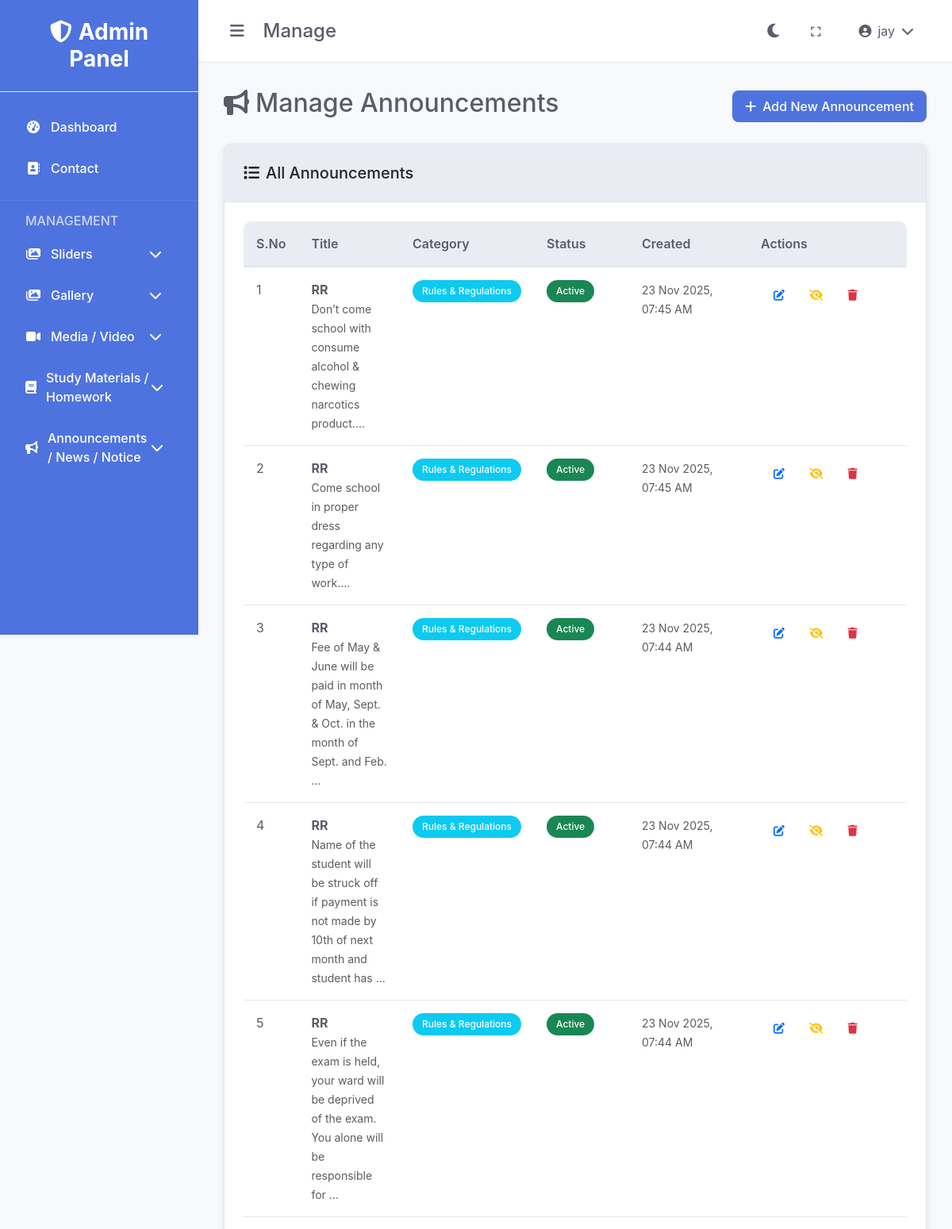
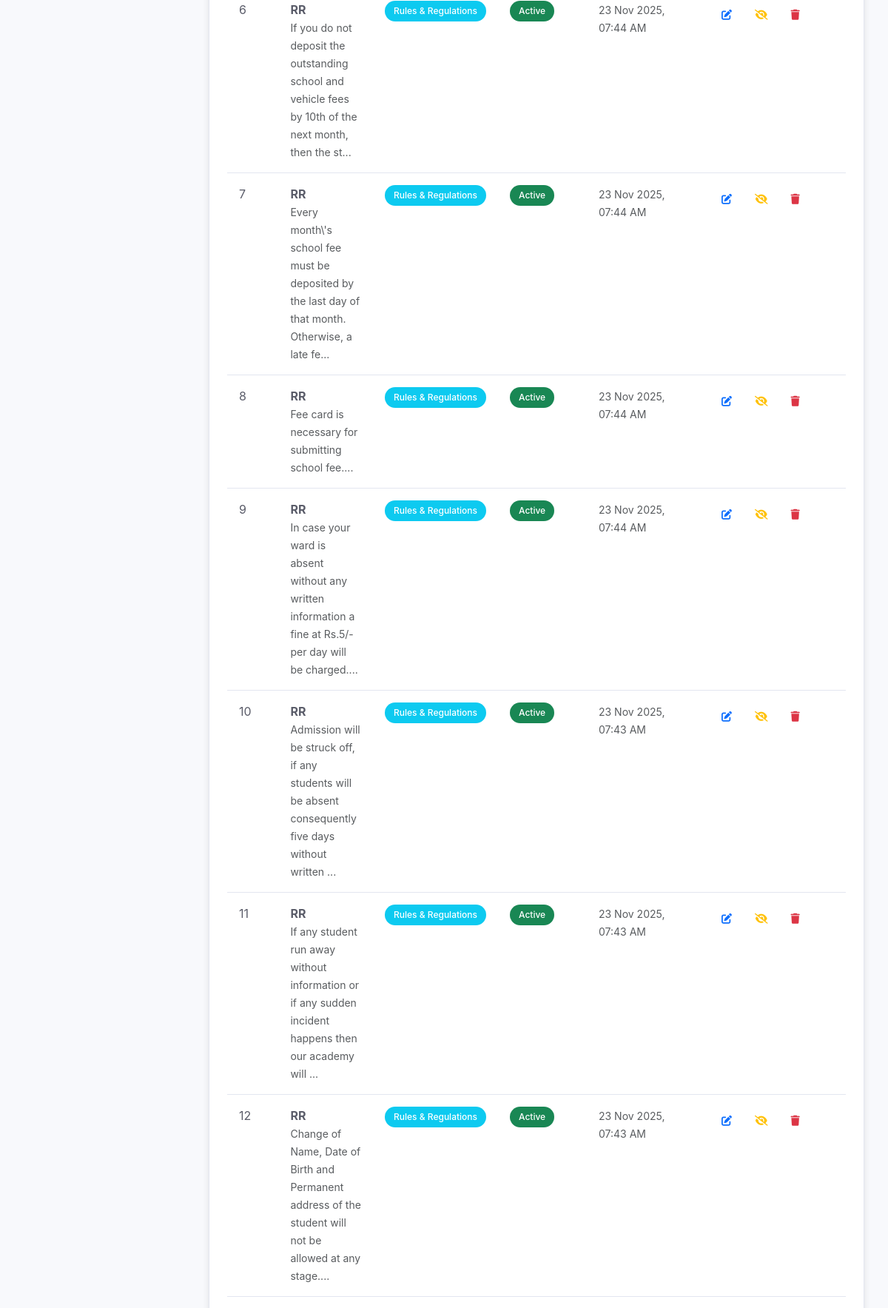
Screenshot of /announcements/manage.php (signed in, upper part) with the database file from the repository (2 pictures, top to bottom).
### tables this page shows
CREATE TABLE IF NOT EXISTS `announcements` (
  `id` int(11) NOT NULL AUTO_INCREMENT,
  `category_id` int(11) DEFAULT NULL,
  `title` varchar(255) NOT NULL,
  `content` text NOT NULL,
  `status` enum('active','inactive') DEFAULT 'active',
  `created_at` timestamp NOT NULL DEFAULT current_timestamp(),
  `updated_at` timestamp NOT NULL DEFAULT current_timestamp() ON UPDATE current_timestamp(),
  PRIMARY KEY (`id`),
  KEY `idx_announcements_category_id` (`category_id`),
  KEY `idx_announcements_status` (`status`)
);

CREATE TABLE IF NOT EXISTS `announcement_categories` (
  `id` int(11) NOT NULL AUTO_INCREMENT,
  `name` varchar(255) NOT NULL,
  `status` enum('active','inactive') DEFAULT 'active',
  `created_at` timestamp NOT NULL DEFAULT current_timestamp(),
  PRIMARY KEY (`id`)
);

### announcements/manage.php (the view, shortened to what this page needs)
<?php
require_once '../config/database.php';
require_once '../includes/functions.php';
$sql = "SELECT a.*, ac.name as category_name FROM announcements a
        LEFT JOIN announcement_categories ac ON a.category_id = ac.id
        ORDER BY a.created_at DESC";
$result = $conn->query($sql);
$announcements = $result->fetch_all(MYSQLI_ASSOC);
?>
<!DOCTYPE html>
<html lang="en">
<head>
    <link href="https://cdn.jsdelivr.net/npm/bootstrap@5.3.0/dist/css/bootstrap.min.css" rel="stylesheet">
    <link href="https://cdnjs.cloudflare.com/ajax/libs/font-awesome/6.4.0/css/all.min.css" rel="stylesheet">
    <link href="<?php echo getAssetUrl('css/style.css'); ?>" rel="stylesheet">
</head>
<body data-theme="light">
    <div class="admin-layout">
        <?php include '../includes/sidebar.php'; ?>
        <div class="main-content">
            <?php include '../includes/header.php'; ?>
            <div class="content">
                <div class="d-flex justify-content-between align-items-center mb-4">
                    <h2><i class="fas fa-bullhorn me-2"></i>Manage Announcements</h2>
                    <a href="add.php" class="btn btn-primary">
                        <i class="fas fa-plus me-2"></i>Add New Announcement
                    </a>
                </div>
                <div class="card">
                    <div class="card-header">
                        <h5 class="mb-0"><i class="fas fa-list me-2"></i>All Announcements</h5>
                    </div>
                    <div class="card-body">
                        <?php if (empty($announcements)): ?>
                            <div class="text-center py-5">
                                <i class="fas fa-bullhorn fa-3x text-muted mb-3"></i>
                                <h5 class="text-muted">No announcements found</h5>
                                <p class="text-muted">Start by adding your first announcement.</p>
                                <a href="add.php" class="btn btn-primary">
                                    <i class="fas fa-plus me-2"></i>Add First Announcement
                                </a>
                            </div>
                        <?php else: ?>
                            <div class="table-responsive">
                                <table class="table table-hover">
                                    <thead>
                                        <tr>
                                            <th width="50">S.No</th>
                                            <th>Title</th>
                                            <th width="120">Category</th>
                                            <th width="120">Status</th>
                                            <th width="150">Created</th>
                                            <th width="200">Actions</th>
                                        </tr>
                                    </thead>
                                    <tbody>
                                        <?php foreach ($announcements as $index => $announcement): ?>
                                            <tr>
                                                <td><?php echo $index + 1; ?></td>
                                                <td>
                                                    <strong><?php echo htmlspecialchars($announcement['title']); ?></strong>
                                                    <br><small class="text-muted"><?php echo substr(htmlspecialchars($announcement['content']), 0, 100); ?>...</small>
                                                </td>
                                                <td>
                                                    <span class="badge bg-info"><?php echo htmlspecialchars($announcement['category_name']); ?></span>
                                                </td>
                                                <td>
                                                    <?php echo getStatusBadge($announcement['status']); ?>
                                                </td>
                                                <td>
                                                    <small class="text-muted">
                                                        <?php echo formatDate($announcement['created_at']); ?>
                                                    </small>
                                                </td>
                                                <td>
                                                    <div class="btn-group" role="group">
                                                        <a href="edit.php?id=<?php echo $announcement['id']; ?>"
                                                           class="btn btn-sm btn-outline-primary"
                                                           title="Edit">
                                                            <i class="fas fa-edit"></i>
                                                        </a>
                                                        <a href="?toggle_status=<?php echo $announcement['id']; ?>"
                                                           class="btn btn-sm btn-outline-warning"
                                                           title="<?php echo $announcement['status'] == 'active' ? 'Deactivate' : 'Activate'; ?>"
                                                           onclick="return confirm('Are you sure you want to <?php echo $announcement['status'] == 'active' ? 'deactivate' : 'activate'; ?> this announcement?')">
                                                            <i class="fas fa-<?php echo $announcement['status'] == 'active' ? 'eye-slash' : 'eye'; ?>"></i>
                                                        </a>
                                                        <a href="?delete=<?php echo $announcement['id']; ?>"
                                                           class="btn btn-sm btn-outline-danger"
                                                           title="Delete"
                                                           onclick="return confirm('Are you sure you want to delete this announcement? It will be moved to recycle bin.')">
                                                            <i class="fas fa-trash"></i>
                                                        </a>
                                                    </div>
                                                </td>
                                            </tr>
                                        <?php endforeach; ?>
                                    </tbody>
                                </table>
                            </div>
                        <?php endif; ?>
                    </div>
                </div>
            </div>
        </div>
    </div>
</body>
</html>

### includes/functions.php (shortened to what this page needs)
<?php
function getBaseUrl() {
    $protocol = isset($_SERVER['HTTPS']) && $_SERVER['HTTPS'] === 'on' ? 'https' : 'http';
    $host = $_SERVER['HTTP_HOST'];
    $scriptPath = $_SERVER['SCRIPT_NAME'];
    $adminPanelPos = strpos($scriptPath, '/control-dashboard');
    if ($adminPanelPos !== false) {
        $basePath = substr($scriptPath, 0, $adminPanelPos + strlen('/control-dashboard'));
        $path = substr($basePath, 0, $adminPanelPos);
    } else {
        $path = '';
    }
    return $protocol . '://' . $host . $path;
}
function getAssetUrl($path = '') {
    $baseUrl = getBaseUrl();
    $adminPath = '/control-dashboard';
    $path = ltrim($path, '/');
    return $baseUrl . $adminPath . '/assets/' . $path;
}
function getStatusBadge($status) {
    switch ($status) {
        case 'active':
            return '<span class="badge bg-success">Active</span>';
    }
}
function formatDate($date) {
    return date('d M Y, h:i A', strtotime($date));
}
?>

### assets/css/style.css (style rules this page uses)
:root { --primary-color: #4e73df; --secondary-color: #858796; --success-color: #1cc88a; --info-color: #36b9cc; --warning-color: #f6c23e; --danger-color: #e74a3b; --light-color: #f8f9fc; --dark-color: #5a5c69; --sidebar-width: 250px; --header-height: 60px; --transition-speed: 0.3s; }
[data-theme="light"] { --bg-primary: #ffffff; --bg-secondary: #f8f9fc; --bg-tertiary: #eaecf4; --text-primary: #5a5c69; --text-secondary: #858796; --border-color: #e3e6f0; --card-bg: #ffffff; --sidebar-bg: #4e73df; --header-bg: #ffffff; }
* { margin: 0; padding: 0; box-sizing: border-box; }
body { font-family: 'Nunito', -apple-system, BlinkMacSystemFont, 'Segoe UI', Roboto, sans-serif; background-color: var(--bg-secondary); color: var(--text-primary); transition: background-color var(--transition-speed), color var(--transition-speed); }
.admin-layout { display: flex; min-height: 100vh; }
.main-content { flex: 1; margin-left: var(--sidebar-width); transition: margin-left var(--transition-speed); }
.content { padding: 2rem; }
.card { background: var(--card-bg); border: 1px solid var(--border-color); border-radius: 10px; box-shadow: 0 2px 10px rgba(0, 0, 0, 0.1); transition: all 0.3s ease; }
.card-header { background: var(--bg-tertiary); border-bottom: 1px solid var(--border-color); padding: 1.5rem; border-radius: 10px 10px 0 0; }
.card-body { padding: 1.5rem; }
.btn { border-radius: 8px; font-weight: 500; padding: 0.5rem 1rem; transition: all 0.3s ease; border: none; }
.btn-primary { background: var(--primary-color); color: white; }
.table { background: var(--card-bg); border-radius: 10px; overflow: hidden; }
.table th { background: var(--bg-tertiary); border-bottom: 2px solid var(--border-color); color: var(--text-primary); font-weight: 600; padding: 1rem; }
.table td { padding: 1rem; border-bottom: 1px solid var(--border-color); color: var(--text-primary); }
.badge { padding: 0.5rem 0.75rem; border-radius: 20px; font-weight: 500; }

### rows the page displays
announcements: title "RR", content "Don’t come school with consume alcohol & chewing narcotics product.", announcement_categories.name "Rules & Regulations", status "Active", created_at "23 Nov 2025, 07:45 AM"
announcements: title "RR", content "Come school in proper dress regarding any type of work.", announcement_categories.name "Rules & Regulations", status "Active", created_at "23 Nov 2025, 07:45 AM"
announcements: title "RR", content "Fee of May & June will be paid in month of May, Sept. & Oct. in the month of Sept. and Feb.", announcement_categories.name "Rules & Regulations", status "Active", created_at "23 Nov 2025, 07:44 AM"
announcements: title "RR", content "Name of the student will be struck off if payment is not made by 10th of next month and student has", announcement_categories.name "Rules & Regulations", status "Active", created_at "23 Nov 2025, 07:44 AM"
announcements: title "RR", content "Even if the exam is held, your ward will be deprived of the exam. You alone will be responsible for", announcement_categories.name "Rules & Regulations", status "Active", created_at "23 Nov 2025, 07:44 AM"
announcements: title "RR", content "If you do not deposit the outstanding school and vehicle fees by 10th of the next month, then the st", announcement_categories.name "Rules & Regulations", status "Active", created_at "23 Nov 2025, 07:44 AM"
announcements: title "RR", content "Every month\\'s school fee must be deposited by the last day of that month. Otherwise, a late fe", announcement_categories.name "Rules & Regulations", status "Active", created_at "23 Nov 2025, 07:44 AM"
announcements: title "RR", content "Fee card is necessary for submitting school fee.", announcement_categories.name "Rules & Regulations", status "Active", created_at "23 Nov 2025, 07:44 AM"
announcements: title "RR", content "In case your ward is absent without any written information a fine at Rs.5/-per day will be charged.", announcement_categories.name "Rules & Regulations", status "Active", created_at "23 Nov 2025, 07:44 AM"
announcements: title "RR", content "Admission will be struck off, if any students will be absent consequently five days without written", announcement_categories.name "Rules & Regulations", status "Active", created_at "23 Nov 2025, 07:43 AM"
announcements: title "RR", content "If any student run away without information or if any sudden incident happens then our academy will", announcement_categories.name "Rules & Regulations", status "Active", created_at "23 Nov 2025, 07:43 AM"
announcements: title "RR", content "Change of Name, Date of Birth and Permanent address of the student will not be allowed at any stage.", announcement_categories.name "Rules & Regulations", status "Active", created_at "23 Nov 2025, 07:43 AM"

### other values shown
basename($_SERVER['PHP_SELF'], '.php') "Manage"
$_SESSION['full_name'] "jay"
